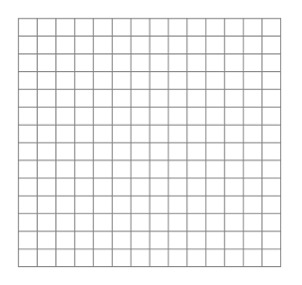
#> input picture database/grid.jpg, 302 x 285 px, found by its file name
$ python affine_transformation.py
#> lines starting #> are read from the running program, lines starting #| are printed output that depends on the picture
#!/usr/bin/env python3
# -*- coding: utf-8 -*-
"""
Created on Tue Jul  2 12:35:41 2019

@author: aritra
"""
import cv2
from matplotlib import pyplot as plt
import numpy as np
img=cv2.imread('/home/aritra/python_opencv3/database/grid.jpg')
#> img is the input picture: shape (285, 302, 3); min 122, max 255, mean 243.5
rows,cols,dep=img.shape
#> rows = 285; cols = 302; dep = 3
pts1 = np.float32([[50,50],[200,50],[50,200]])
pts2 = np.float32([[10,100],[200,50],[100,250]])
M=cv2.getAffineTransform(pts1,pts2)
dst=cv2.warpAffine(img,M,(cols,rows))
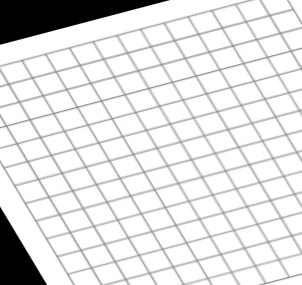
#> dst: shape (285, 302, 3); min 0, max 255, mean 225.8
plt.subplot(121),plt.imshow(img),plt.title('Input')
plt.subplot(122),plt.imshow(dst),plt.title('Output')
plt.show()
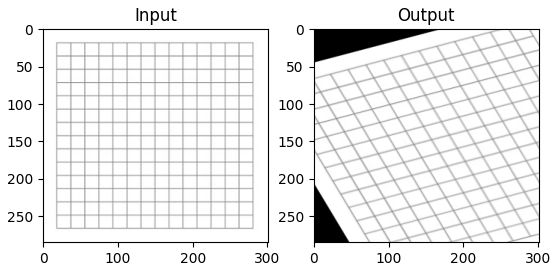
#> figure drawn by matplotlib, 2 panels
